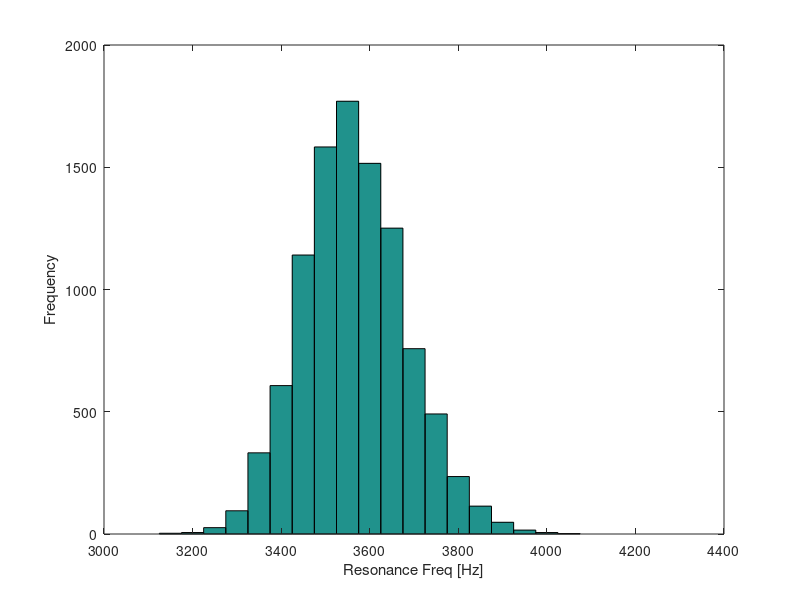

Reproduce this figure in MATLAB.
close all; clear all; clc; %% 기존에 떠있는 그림 닫.

N=10000

Lu = (0.8+0.4*(rand(1, N)));
hist(Lu, [0.8:0.01:1.2])
xlabel('Inductance [mH]')
ylabel('Frequency')


% Normally Distributed
Ln=(1+(0.2/3.5*(randn(1,N))));
hist(Ln,[0.8:0.01:1.2])
xlabel('Inductance [mH]');
ylabel('Frequency');

% Uniformly Distributed
Cu=(1.8+0.4*(rand(1,N)));
hist(Cu,[1.8:0.01:2.2])
xlabel('Capacitance [mF]');
ylabel('Frequency');

% Normally Distributed
Cn=(2+(0.2/3.5*(randn(1,N))));
hist(Cn,[1.8:0.01:2.2])
xlabel('Capacitance [mF]');
ylabel('Frequency');

% Uniformly Distributed 10000개로 
fru=1./(2*pi.*sqrt(Lu.*Cu*10^(-9)));
hist(fru,[3100:50:4200])
xlabel('Resonance Freq [Hz]');
ylabel('Frequency');

% Normally Distributed
frn=1./(2*pi.*sqrt(Ln.*Cn*10^(-9)));
hist(frn,[3100:50:4200])
xlabel('Resonance Freq [Hz]');
ylabel('Frequency');